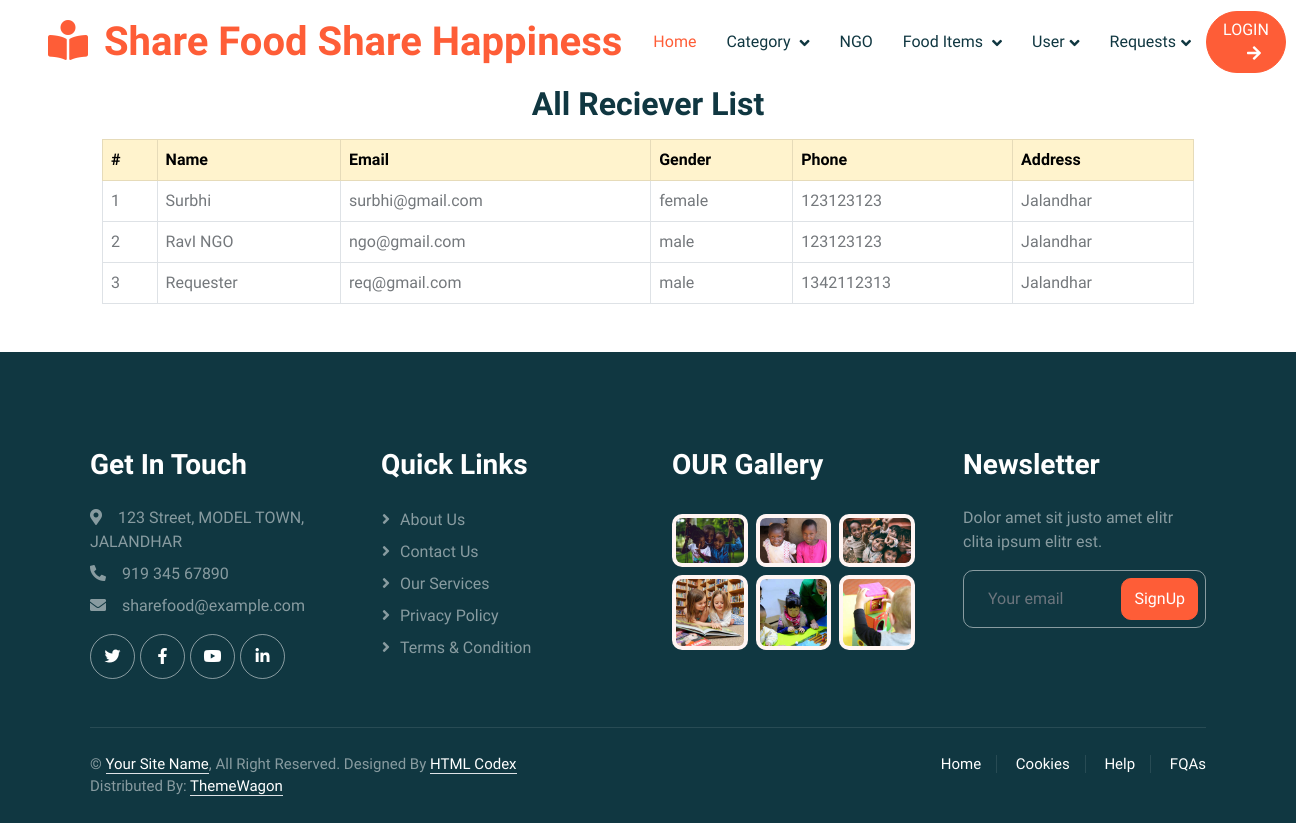
/rec.php, run on the app's committed database.
### tables this page shows
CREATE TABLE `donar_receiver` (
  `id` int(11) NOT NULL,
  `name` varchar(100) NOT NULL,
  `email` varchar(255) NOT NULL,
  `password` varchar(255) NOT NULL,
  `gender` varchar(255) NOT NULL,
  `image` varchar(255) NOT NULL,
  `contact` int(11) NOT NULL,
  `address` varchar(255) NOT NULL,
  `status` int(11) NOT NULL,
  `isRegisterAsDonar` tinyint(1) NOT NULL DEFAULT 0,
  `isRegisterAsReceiver` tinyint(1) NOT NULL DEFAULT 0
);

### rec.php (the view, shortened to what this page needs)
<?php include_once 'admin_header.php'; ?>
<div class="container">
   <h2 class="text-center">All Reciever List</h2>
    <div class="container-fluid mt-3">
    <table class="table table-bordered ">
                <thead class="table-warning">
                <tr>
                    <th>#</th>
                    <th>Name</th>
                    <th>Email</th>
                    <th>Gender</th>
                    <th>Phone</th>
                    <th>Address</th>
                </tr>
                </thead>
                <?php
                $count = 1;
                include_once 'config.php';
                $q = 'SELECT * FROM `donar_receiver` where isRegisterAsReceiver=1';
                $res = mysqli_query($conn, $q);
                while ($data = mysqli_fetch_array($res)) { ?>
                    <tr>
                    <td><?php echo $count; ?></td>
                    <td><?php echo $data['name']; ?></td>
                    <td><?php echo $data['email']; ?></td>
                    <td><?php echo $data['gender']; ?></td>
                    <td><?php echo $data['contact']; ?></td>
                    <td><?php echo $data['address']; ?></td>
                </tr>
                <?php  $count++;}
                ?>
</table>
    </div>
</div>
<?php include_once 'footer.php'; ?>

### css/style.css (style rules this page uses)
:root { --primary: #FE5D37; --light: #FFF5F3; --dark: #103741; }
h1, h2, h3, h4, .h1, .h2, .h3, .h4, .display-1, .display-2, .display-3, .display-4, .display-5, .display-6 { font-family: 'Lobster Two', cursive; font-weight: 700; }

### data on the page
donar_receiver: name "Surbhi", email "surbhi@gmail.com", gender "female", contact "123123123", address "Jalandhar"
donar_receiver: name "RavI NGO", email "ngo@gmail.com", gender "male", contact "123123123", address "Jalandhar"
donar_receiver: name "Requester", email "req@gmail.com", gender "male", contact "1342112313", address "Jalandhar"
